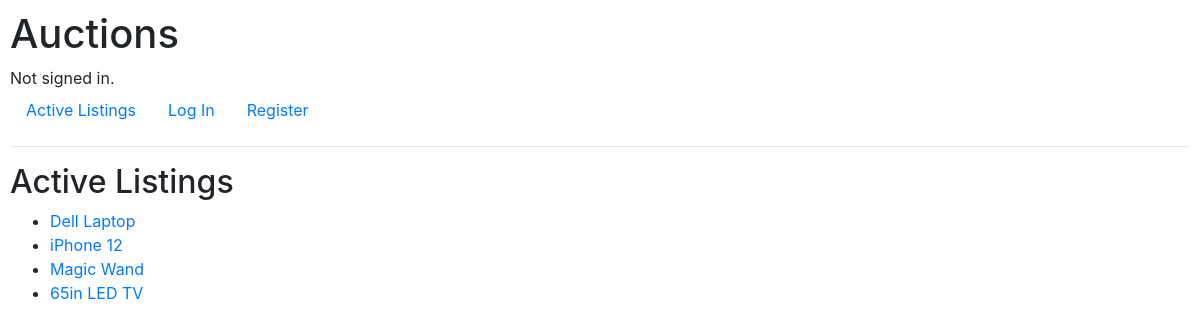
The app's page /, older data.
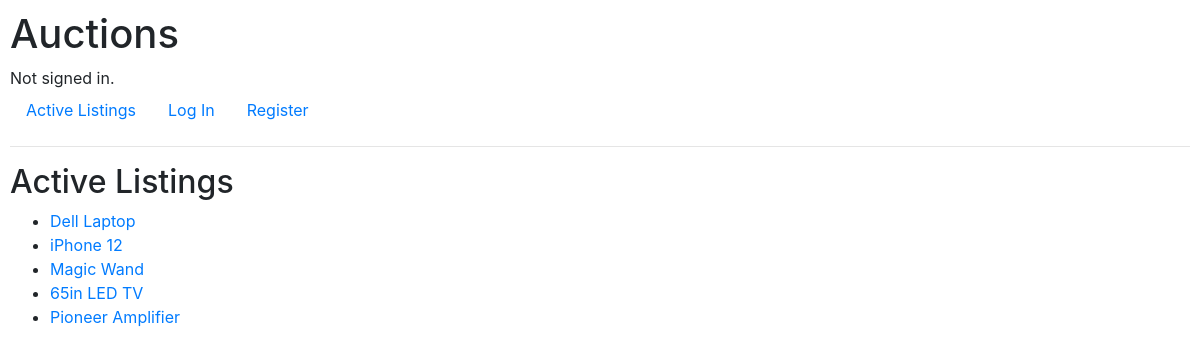
The same page, newer data.
### auctions/models.py (models this page shows, shortened)
class Listing(models.Model):
    title = models.CharField(max_length= 30)
    description = models.CharField(max_length= 200)
    creator = models.ForeignKey(User, on_delete=models.CASCADE, related_name="user", null=True)
    bid = models.ManyToManyField("Bid", related_name="current_bid", null=True)
    bidders = models.ManyToManyField(User, blank=True, related_name="buyers")
    pub_date = models.DateField(default=date.today)
    mod_date = models.DateField(default=date.today)
    comments = models.ManyToManyField("Comment", related_name="listing_comments", null=True, blank=True)
    category = models.ManyToManyField("Category", related_name="listing_category", null=True)

### auctions/views.py (the view)
# urls.py: path("", views.index, name="index"),
def index(request):
    listings = Listing.objects.all()
    return render(request, "auctions/index.html", {"listings": listings})

### auctions/templates/auctions/index.html
{% extends "auctions/layout.html" %}
{% block body %}
    <h2>Active Listings</h2>
    <ul>
        {% for listing in listings %}
            <li><a href="listings/{{listing.id}}">{{listing.title}}</a></li>
        {% endfor %}
    </ul>
{% endblock %}

Row changes from the older to the newer data that the page shows:
added Listing: title "Pioneer Amplifier"
